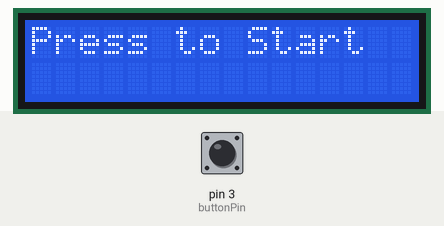
Simulated run of this sketch. Board: Arduino Uno, built with avr-gcc and run on an emulated ATmega328P. On the bench: 16×2 character LCD. Inputs (shaded band) come from the test bench; at power-on: pin 3 (buttonPin) HIGH.

Above: at 1.2 s.
1.3 s: pin 3 (buttonPin) pulled LOW for 0.15 s
At 1.7 s:
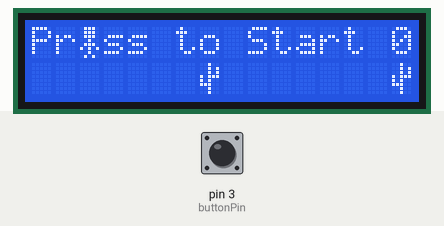
3.8 s: pin 3 (buttonPin) pulled LOW for 1 s
At 4.2 s:
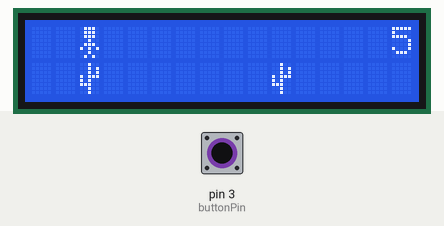
7.8 s: pin 3 (buttonPin) pulled LOW for 0.15 s
At 8.7 s:
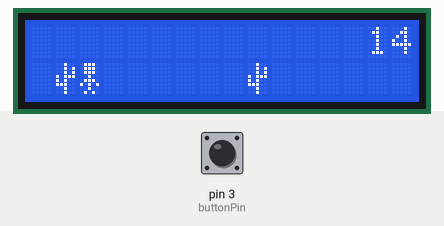
10.9 s: pin 3 (buttonPin) pulled LOW for 3.2 s
At 12.7 s:
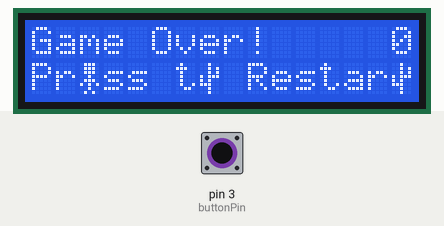
17.1 s: pin 3 (buttonPin) pulled LOW for 0.15 s
At 17.5 s:
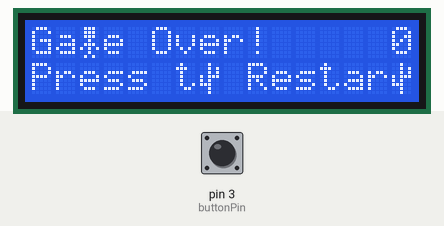
Timing chart, 0 to 20.1 s (numbered marks = the images above; inputs shaded):
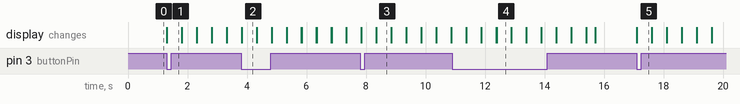

Measured:
- after the input at 1.3 s, the display: changes at once (image 1)
- after the input at 17.1 s, the display: changes at once (image 5)
- what the display in image 2 shows lasts 0.5 s, from 3.8 s to 4.3 s

The sketch:

LCDDisplayRunnerGame.ino
```cpp
#include <LiquidCrystal.h>
#include <math.h>

LiquidCrystal lcd(7, 8, 9, 10, 11, 12);

int buttonPin = 3;
bool buttonReleased = true;

int playerY = 1;

int obstacle1X = 15;
int obstacle1Y = 1;

int obstacle2X = 7;
int obstacle2Y = 1;

bool gameOver = false;
bool started = false;

int scoreX = 15;
int distScore = 0;

byte playerChar[8] = {
	0b01110,
	0b01110,
	0b01110,
	0b00100,
	0b01110,
	0b10101,
	0b00100,
	0b01010
};

byte cactusChar[8] = {
	0b00100,
	0b00101,
	0b00101,
	0b10111,
	0b10100,
	0b11100,
	0b00100,
	0b00100
};

void jump()
{
  lcd.setCursor(2, 0);
  lcd.write(byte(0));
  playerY = 0;
}

void ground()
{
  lcd.setCursor(2, 1);
  lcd.write(byte(0));
  playerY = 1;
}

void obstacle(int x, int y)
{
  if (obstacle1X < 0)
  {
    obstacle1X = 15;
  }

  if (obstacle2X < 0)
  {
    obstacle2X = 15;
  }

  lcd.setCursor(x, y);
  lcd.write(byte(1));
}

void checkCollision()
{
  if (obstacle1X == 2 && playerY == 1 || obstacle2X == 2 && playerY == 1)
  {
    gameOver = true;
  }
}

void score()
{
  lcd.setCursor(scoreX, 0);
  lcd.print(distScore);
  distScore++;
  double d_distScore = (double)distScore;
  double log10_distScore = log10(d_distScore);
  if ((log10_distScore - floor(log10_distScore)) == 0.0 && distScore >= 10)
  {
    scoreX--;
  }
}

void setup() {
  lcd.begin(16, 2);
  pinMode(buttonPin, INPUT_PULLUP);

  // Create new characters:
  lcd.createChar(0, playerChar);
  lcd.createChar(1, cactusChar);

  lcd.setCursor(0, 0);
  lcd.print("Press to Start");
}

void loop() {

  if (!started)
  {
    if (digitalRead(buttonPin) == LOW)
    {
      started = true;
    }

    return;
  }

  if (gameOver)
  {
    lcd.clear();
    lcd.setCursor(0, 0);
    lcd.print("Game Over!");
    lcd.setCursor(0, 1);
    lcd.print("Press to Restart");

    if (digitalRead(buttonPin) == LOW)
    {
      gameOver = false;
      distScore = 0;
      scoreX = 15;
      obstacle1X = 15;
      obstacle2X = 7;
    }

    return;
  }

  if (digitalRead(buttonPin) == LOW && buttonReleased) // jump
  {
    jump();
    buttonReleased = false;
  }
  else if (digitalRead(buttonPin) == HIGH) // ground
  {
    ground();
    buttonReleased = true;
  }
  else
  {
    ground();
  }

  obstacle(obstacle1X, obstacle1Y);
  obstacle(obstacle2X, obstacle2Y);

  checkCollision();

  score();

  delay(500);
  lcd.clear();
  obstacle1X--;
  obstacle2X--;
}
```
